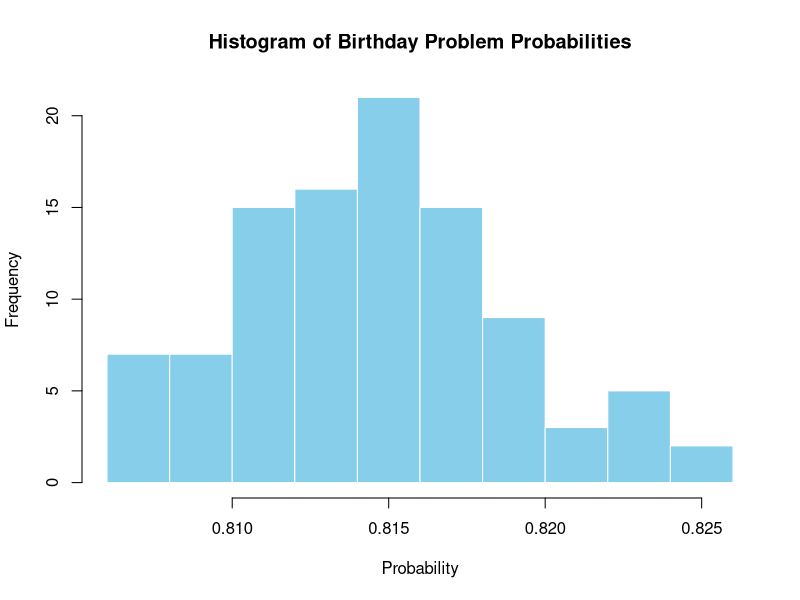

The R script that drew this image:
## ---- chunk 1
# Set up parameters
set.seed(123)  # For reproducibility
n <- 35  # Class size
simulations <- 100  # Number of simulations
same_birthday <- numeric(simulations)  # To store probabilities

# Function to check if two or more people share the same birthday
has_same_birthday <- function(class_size) {
  birthdays <- sample(1:365, class_size, replace = TRUE)
  any(duplicated(birthdays))
}

# Simulate the problem 100 times
for (i in 1:simulations) {
  # Repeat the simulation 10,000 times for each i
  count <- 0
  for (j in 1:10000) {
    if (has_same_birthday(n)) {
      count <- count + 1
    }
  }
  same_birthday[i] <- count / 10000  # Save the probability for this simulation
}

# Plot a histogram of the probabilities
hist(same_birthday, main = "Histogram of Birthday Problem Probabilities", 
     xlab = "Probability", col = "skyblue", border = "white")

# Calculate and print the mean probability
mean_prob <- mean(same_birthday)
cat("mean =", mean_prob, "\n")

# Calculate 95% confidence interval
conf_interval <- quantile(same_birthday, probs = c(0.025, 0.975))
cat("95% Confidence Interval:", conf_interval, "\n")
